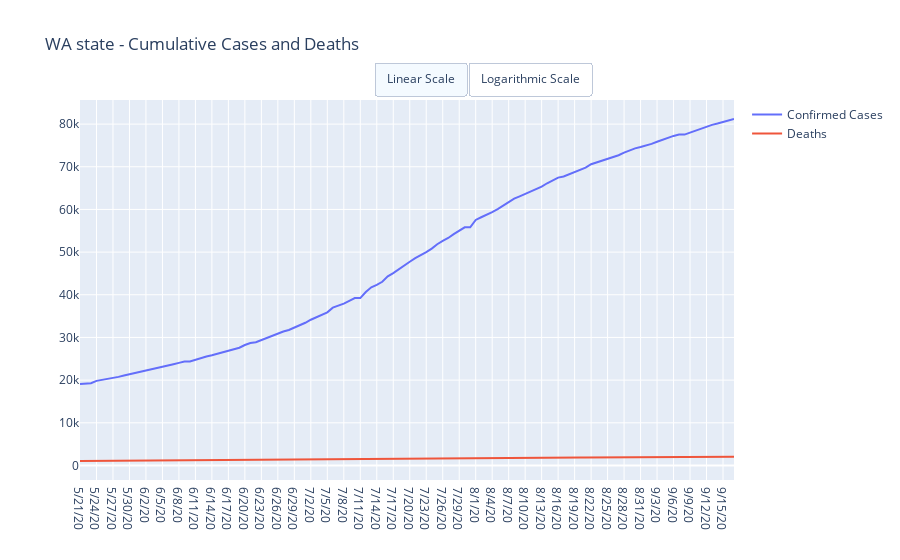

Notebook code cell kept with this figure:
### Markdown cell above
# Washington State - Aggregate Data

### Code cell
dfWAConfirmed = dfConfirmedUSStates[dfConfirmedUSStates.index == 'Washington'].copy()
dfWADeaths =  dfDeathsUSStates[dfDeathsUSStates.index == 'Washington'].copy()

trace1 = go.Scatter(
    x = dfWAConfirmed.columns[-DEFAULT_DAYS:],
    y = dfWAConfirmed.iloc[0][-DEFAULT_DAYS:], name = 'Confirmed Cases')

trace2 = go.Scatter(
    x = dfWADeaths.columns[-DEFAULT_DAYS:],
    y = dfWADeaths.iloc[0][-DEFAULT_DAYS:], name = 'Deaths')

data = [trace1, trace2]
layout = dict(title = 'WA state - Cumulative Cases and Deaths', updatemenus=LogLinearScale)

py.iplot(dict(data=data, layout=layout))
dfWAConfirmed['Category'] = 'Confirmed Cases'
dfWAConfirmed = dfWAConfirmed.reset_index().set_index(['Province_State', 'Category'])
dfWADeaths['Category'] = 'Deaths'
dfWADeaths = dfWADeaths.reset_index().set_index(['Province_State', 'Category'])

dfWACombined = pd.concat([dfWAConfirmed, dfWADeaths])
dfWACombined[dfWACombined.columns[-DEFAULT_DAYS:]].style.format(IntegerFormatter)

### Figure 1 — Plotly figure (JSON) as saved in the notebook; plotly's stock layout.template omitted (floating-point values rounded to 4 significant figures)
{"data": [{"name": "Confirmed Cases", "type": "scatter", "x": ["5/21/20", "5/22/20", "5/23/20", "5/24/20", "5/25/20", "5/26/20", "5/27/20", "5/28/20", "5/29/20", "5/30/20", "5/31/20", "6/1/20", "6/2/20", "6/3/20", "6/4/20", "6/5/20", "6/6/20", "6/7/20", "6/8/20", "6/9/20", "6/10/20", "6/11/20", "6/12/20", "6/13/20", "6/14/20", "6/15/20", "6/16/20", "6/17/20", "6/18/20", "6/19/20", "6/20/20", "6/21/20", "6/22/20", "6/23/20", "6/24/20", "6/25/20", "6/26/20", "6/27/20", "6/28/20", "6/29/20", "6/30/20", "7/1/20", "7/2/20", "7/3/20", "7/4/20", "7/5/20", "7/6/20", "7/7/20", "7/8/20", "7/9/20", "7/10/20", "7/11/20", "7/12/20", "7/13/20", "7/14/20", "7/15/20", "7/16/20", "7/17/20", "7/18/20", "7/19/20", "7/20/20", "7/21/20", "7/22/20", "7/23/20", "7/24/20", "7/25/20", "7/26/20", "7/27/20", "7/28/20", "7/29/20", "7/30/20", "7/31/20", "8/1/20", "8/2/20", "8/3/20", "8/4/20", "8/5/20", "8/6/20", "8/7/20", "8/8/20", "8/9/20", "8/10/20", "8/11/20", "8/12/20", "8/13/20", "8/14/20", "8/15/20", "8/16/20", "8/17/20", "8/18/20", "8/19/20", "8/20/20", "8/21/20", "8/22/20", "8/23/20", "8/24/20", "8/25/20", "8/26/20", "8/27/20", "8/28/20", "8/29/20", "8/30/20", "8/31/20", "9/1/20", "9/2/20", "9/3/20", "9/4/20", "9/5/20", "9/6/20", "9/7/20", "9/8/20", "9/9/20", "9/10/20", "9/11/20", "9/12/20", "9/13/20", "9/14/20", "9/15/20", "9/16/20", "9/17/20"], "y": [19117, 19265, 19265, 19828, 20065, 20181, 20406, 20764, 21071, 21349, 21702, 21977, 22157, 22484, 22729, 22993, 23442, 23729, 24041, 24354, 24354, 24779, 25171, 25538, 25834, 26158, 26531, 26784, 27192, 27601, 28225, 28680, 28870, 29386, 29869, 30367, 30855, 31404, 31752, 32253, 32824, 33435, 34151, 34778, 35247, 35898, 36985, 37420, 37941, 38581, 39218, 39218, 40656, 41757, 42304, 43046, 44313, 45067, 46026, 46946, 47743, 48575, 49247, 50009, 50824, 51849, 52635, 53321, 54205, 54985, 55803, 55803, 57541, 58173, 58715, 59379, 60084, 60917, 61587, 62523, 63072, 63647, 64151, 64702, 65339, 66139, 66885, 67461, 67721, 68263, 68689, 69389, 69779, 70595, 71012, 71371, 71705, 72161, 72703, 73301, 73879, 74320, 74635, 74939, 75377, 75856, 76335, 76836, 77235, 77545, 77545, 78009, 78467, 79011, 79476, 79826, 80138, 80465, 80812, 81198]}, {"name": "Deaths", "type": "scatter", "x": ["5/21/20", "5/22/20", "5/23/20", "5/24/20", "5/25/20", "5/26/20", "5/27/20", "5/28/20", "5/29/20", "5/30/20", "5/31/20", "6/1/20", "6/2/20", "6/3/20", "6/4/20", "6/5/20", "6/6/20", "6/7/20", "6/8/20", "6/9/20", "6/10/20", "6/11/20", "6/12/20", "6/13/20", "6/14/20", "6/15/20", "6/16/20", "6/17/20", "6/18/20", "6/19/20", "6/20/20", "6/21/20", "6/22/20", "6/23/20", "6/24/20", "6/25/20", "6/26/20", "6/27/20", "6/28/20", "6/29/20", "6/30/20", "7/1/20", "7/2/20", "7/3/20", "7/4/20", "7/5/20", "7/6/20", "7/7/20", "7/8/20", "7/9/20", "7/10/20", "7/11/20", "7/12/20", "7/13/20", "7/14/20", "7/15/20", "7/16/20", "7/17/20", "7/18/20", "7/19/20", "7/20/20", "7/21/20", "7/22/20", "7/23/20", "7/24/20", "7/25/20", "7/26/20", "7/27/20", "7/28/20", "7/29/20", "7/30/20", "7/31/20", "8/1/20", "8/2/20", "8/3/20", "8/4/20", "8/5/20", "8/6/20", "8/7/20", "8/8/20", "8/9/20", "8/10/20", "8/11/20", "8/12/20", "8/13/20", "8/14/20", "8/15/20", "8/16/20", "8/17/20", "8/18/20", "8/19/20", "8/20/20", "8/21/20", "8/22/20", "8/23/20", "8/24/20", "8/25/20", "8/26/20", "8/27/20", "8/28/20", "8/29/20", "8/30/20", "8/31/20", "9/1/20", "9/2/20", "9/3/20", "9/4/20", "9/5/20", "9/6/20", "9/7/20", "9/8/20", "9/9/20", "9/10/20", "9/11/20", "9/12/20", "9/13/20", "9/14/20", "9/15/20", "9/16/20", "9/17/20"], "y": [1044, 1050, 1050, 1061, 1070, 1078, 1095, 1106, 1111, 1118, 1118, 1123, 1129, 1135, 1138, 1149, 1153, 1157, 1161, 1176, 1176, 1194, 1204, 1213, 1217, 1220, 1231, 1226, 1245, 1255, 1265, 1270, 1276, 1284, 1293, 1300, 1304, 1310, 1310, 1320, 1332, 1339, 1342, 1352, 1354, 1359, 1369, 1384, 1394, 1409, 1424, 1424, 1438, 1399, 1404, 1421, 1427, 1434, 1444, 1447, 1453, 1465, 1468, 1482, 1495, 1494, 1501, 1518, 1548, 1555, 1564, 1564, 1592, 1596, 1600, 1619, 1624, 1653, 1672, 1688, 1688, 1697, 1716, 1724, 1736, 1755, 1766, 1781, 1785, 1808, 1822, 1837, 1850, 1857, 1863, 1867, 1876, 1880, 1890, 1905, 1905, 1905, 1915, 1931, 1935, 1945, 1953, 1953, 1953, 1953, 1953, 1978, 1985, 1991, 1991, 1991, 2006, 2015, 2020, 2031]}], "layout": {"title": {"text": "WA state - Cumulative Cases and Deaths"}, "updatemenus": [{"active": 0, "buttons": [{"args": [{"visible": [true, true]}, {"yaxis": {"type": "linear"}}], "label": "Linear Scale", "method": "update"}, {"args": [{"visible": [true, true]}, {"yaxis": {"type": "log"}}], "label": "Logarithmic Scale", "method": "update"}], "direction": "right", "type": "buttons", "x": 0.45, "xanchor": "left", "y": 1.1, "yanchor": "top"}]}}
